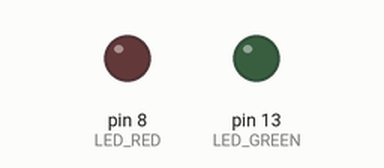
Bench run of a program on a simulated Arduino Uno, built with avr-gcc and run on an emulated ATmega328P. Shown: output pins drawn as LEDs (lit = HIGH). At 1.6 s the program stops and its outputs stay as they are.

Above: at 0.15 s.
Timing chart, 0 to 1.8 s (numbered marks = the images above):
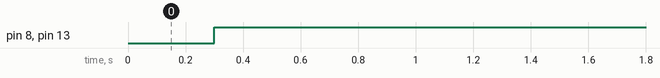

Measured:
- by itself, pin 8 (LED_RED), pin 13 (LED_GREEN): LOW → HIGH at 0.30 s

The program:

main.cpp
```cpp
// (licence header left out)
/* Defines -----------------------------------------------------------*/
#define LED_GREEN PB5   // PB5 is AVR pin where green on-board LED
                        // is connected
#define SHORT_DELAY 300 // Delay in milliseconds
#define LONG_DELAY 200
#ifndef F_CPU
# define F_CPU 16000000 // CPU frequency in Hz required for delay funcs
#endif

/* Includes ----------------------------------------------------------*/
#include <avr/io.h>     // AVR device-specific IO definitions
#include <util/delay.h> // Functions for busy-wait delay loops


// -----
// This part is needed to use Arduino functions but also physical pin
// names. We are using Arduino-style just to simplify the first lab.
#include "Arduino.h"
#define PB5 13          // In Arduino world, PB5 is called "13"
#define LED_RED 8
// -----


/* Function definitions ----------------------------------------------*/
/**********************************************************************
 * Function: Main function where the program execution begins
 * Purpose:  Toggle one LED and use delay library.
 * Returns:  none
 **********************************************************************/
int main(void)
{
    uint8_t led_value = LOW;  // Local variable to keep LED status
    int i = 0;
    // Set pin where on-board LED is connected as output
    pinMode(LED_GREEN, OUTPUT);
    pinMode(LED_RED, OUTPUT);
    // Infinite loop
    while (1)
    {
      if (i == 0){
        if (led_value == LOW)
        {
          led_value = HIGH;
          _delay_ms(SHORT_DELAY);
        }
        else
        {
          led_value = HIGH;
          _delay_ms(LONG_DELAY);
        }
        i=1;
      }
      else
      {
         if (led_value == LOW)
        {
          led_value = HIGH;
          _delay_ms(LONG_DELAY);
        }
        else
        {
          led_value = HIGH;
          _delay_ms(SHORT_DELAY);
        }
      i=0;
      }

      digitalWrite(LED_RED, led_value);
      digitalWrite(LED_GREEN, led_value);
    }

    // Will never reach this
    return 0;
}
```
